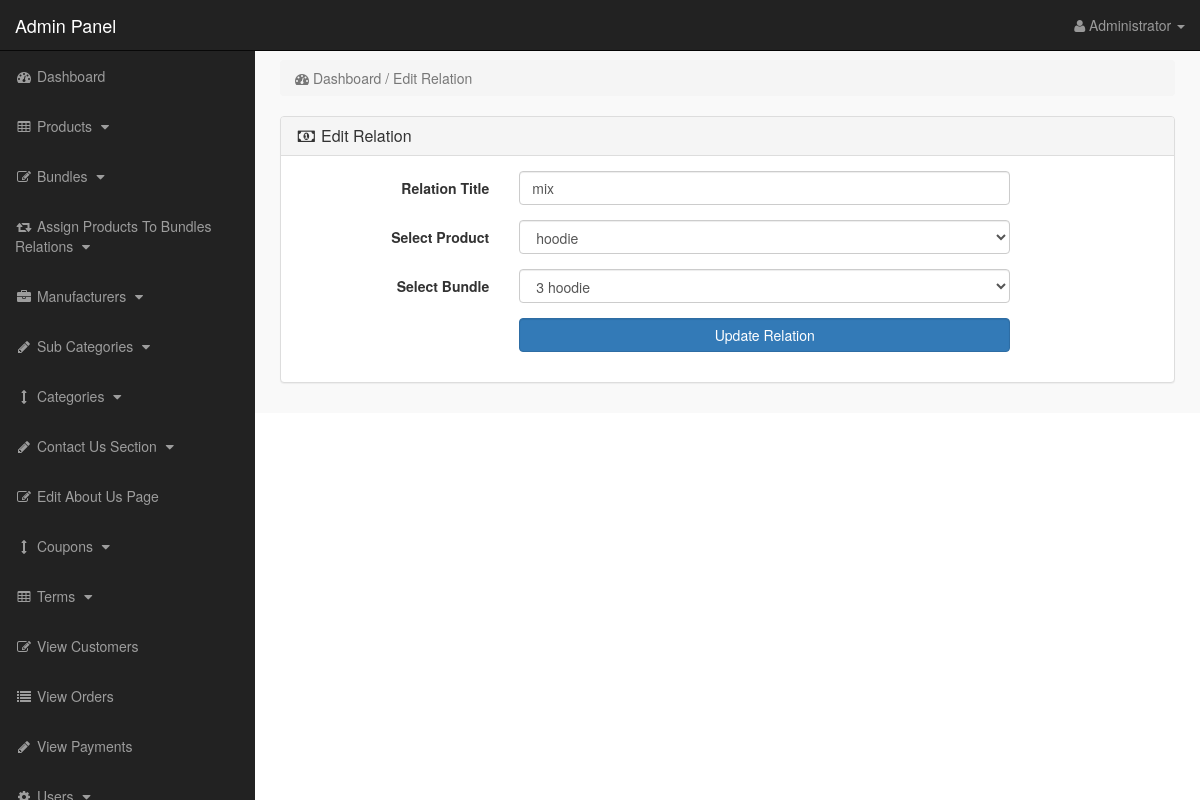
Page /admin_area/index.php?edit_rel=3 (signed in) on the committed database.
### tables this page shows
CREATE TABLE `bundle_product_relation` (
  `rel_id` int(10) NOT NULL,
  `rel_title` varchar(255) NOT NULL,
  `product_id` int(10) NOT NULL,
  `bundle_id` int(10) NOT NULL
);

CREATE TABLE `products` (
  `product_id` int(10) NOT NULL,
  `p_cat_id` int(10) NOT NULL,
  `cat_id` int(10) NOT NULL,
  `manufacturer_id` int(10) NOT NULL,
  `date` timestamp NOT NULL DEFAULT current_timestamp() ON UPDATE current_timestamp(),
  `product_title` text NOT NULL,
  `product_url` text NOT NULL,
  `product_img1` text NOT NULL,
  `product_img2` text NOT NULL,
  `product_img3` text NOT NULL,
  `product_price` int(10) NOT NULL,
  `product_psp_price` int(100) NOT NULL,
  `product_desc` text NOT NULL,
  `product_features` text NOT NULL,
  `product_video` text NOT NULL,
  `product_keywords` text NOT NULL,
  `product_label` text NOT NULL,
  `status` varchar(255) NOT NULL
);

### admin_area/edit_rel.php (the view, shortened to what this page needs)
<?php
if(!isset($_SESSION['admin_email'])){
echo "<script>window.open('login.php','_self')</script>";
}
else {
?>
<?php
if(isset($_GET['edit_rel'])){
$edit_id = $_GET['edit_rel'];
$edit_rel = "select * from bundle_product_relation where rel_id='$edit_id'";
$run_edit = mysqli_query($con,$edit_rel);
$row_edit = mysqli_fetch_array($run_edit);
$r_title = $row_edit['rel_title'];
$r_p = $row_edit['product_id'];
$r_b = $row_edit['bundle_id'];
$get_p = "select * from products where product_id='$r_p'";
$run_p = mysqli_query($con,$get_p);
$row_p = mysqli_fetch_array($run_p);
$p_id = $row_p['product_id'];
$p_title = $row_p['product_title'];
$get_b = "select * from products where product_id='$r_b'";
$run_b = mysqli_query($con,$get_b);
$row_b = mysqli_fetch_array($run_b);
$b_id = $row_b['product_id'];
$b_title = $row_b['product_title'];
}
?>
<div class="row">
<div class="col-lg-12">
<ol class="breadcrumb">
<li class="active">
<i class="fa fa-dashboard"></i> Dashboard / Edit Relation
</li>
</ol>
</div>
</div>
<div class="row">
<div class="col-lg-12">
<div class="panel panel-default">
<div class="panel-heading">
<h3 class="panel-title">
<i  class="fa fa-money fa-fw"></i> Edit Relation
</h3>
</div>
<div class="panel-body">
<form class="form-horizontal" action="" method="post">
<div class="form-group">
<label class="col-md-3 control-label"> Relation Title  </label>
<div class="col-md-7">
<input type="text" name="rel_title" class="form-control" value="<?php echo $r_title; ?>">
</div>
</div>
<div class="form-group">
<label class="col-md-3 control-label"> Select Product  </label>
<div class="col-md-7">
<select name="product_id" class="form-control">
<option value="<?php echo $p_id; ?>"> <?php echo $p_title; ?>  </option>
</select>
</div>
</div>
<div class="form-group">
<label class="col-md-3 control-label"> Select Bundle  </label>
<div class="col-md-7">
<select name="bundle_id" class="form-control">
<option value="<?php echo $b_id; ?>">  <?php echo $b_title; ?> </option>
</select>
</div>
</div>
<div class="form-group">
<label class="col-md-3 control-label"> </label>
<div class="col-md-7">
<input type="submit" name="update" class="btn btn-primary form-control" value="Update Relation">
</div>
</div>
</form>
</div>
</div>
</div>
</div>
<?php } ?>

### admin_area/includes/sidebar.php (shortened to what this page needs)
<?php
if(!isset($_SESSION['admin_email'])){
echo "<script>window.open('login.php','_self')</script>";
}
else {
?>
<nav class="navbar navbar-inverse navbar-fixed-top" >
<div class="navbar-header" >
<a class="navbar-brand" href="index.php?dashboard" >Admin Panel</a>
</div>
<ul class="nav navbar-right top-nav" >
<li class="dropdown" >
<a href="#" class="dropdown-toggle" data-toggle="dropdown" >
<i class="fa fa-user" ></i>
<?php echo $admin_name; ?> <b class="caret" ></b>
</a>
</li>
</ul>
<div class="collapse navbar-collapse navbar-ex1-collapse">
<ul class="nav navbar-nav side-nav">
<li>
<a href="index.php?dashboard">
<i class="fa fa-fw fa-dashboard"></i> Dashboard
</a>
</li>
<li>
<a href="#" data-toggle="collapse" data-target="#products">
<i class="fa fa-fw fa-table"></i> Products
<i class="fa fa-fw fa-caret-down"></i>
</a>
</li>
<li>
<a href="#" data-toggle="collapse" data-target="#bundles">
<i class="fa fa-fw fa-edit"></i> Bundles
<i class="fa fa-fw fa-caret-down"></i>
</a>
</li>
<li>
<a href="#" data-toggle="collapse" data-target="#relations">
<i class="fa fa-fw fa-retweet"></i> Assign Products To Bundles Relations
<i class="fa fa-fw fa-caret-down"></i>
</a>
</li>
<li>
<a href="#" data-toggle="collapse" data-target="#manufacturers">
<i class="fa fa-fw fa-briefcase"></i> Manufacturers
<i class="fa fa-fw fa-caret-down"></i>
</a>
</li>
<li>
<a href="#" data-toggle="collapse" data-target="#p_cat">
<i class="fa fa-fw fa-pencil"></i> Sub Categories
<i class="fa fa-fw fa-caret-down"></i>
</a>
</li>
<li>
<a href="#" data-toggle="collapse" data-target="#cat">
<i class="fa fa-fw fa-arrows-v"></i> Categories
<i class="fa fa-fw fa-caret-down"></i>
</a>
</li>
<li>
<a href="#" data-toggle="collapse" data-target="#contact_us">
<i class="fa fa-fw fa-pencil"> </i> Contact Us Section
<i class="fa fa-fw fa-caret-down"></i>
</a>
</li>
<li>
<a href="index.php?edit_about_us">
<i class="fa fa-fw fa-edit"></i> Edit About Us Page
</a>
</li>
<li>
<a href="#" data-toggle="collapse" data-target="#coupons">
<i class="fa fa-fw fa-arrows-v"></i> Coupons
<i class="fa fa-fw fa-caret-down"></i>
</a>
</li>
<li>
<a href="#" data-toggle="collapse" data-target="#terms" >
<i class="fa fa-fw fa-table"></i> Terms
<i class="fa fa-fw fa-caret-down"></i>
</a>
</li>
<li>
<a href="index.php?view_customers">
<i class="fa fa-fw fa-edit"></i> View Customers
</a>
</li>
<li>
<a href="index.php?view_orders">
<i class="fa fa-fw fa-list"></i> View Orders
</a>
</li>
<li>
<a href="index.php?view_payments">
<i class="fa fa-fw fa-pencil"></i> View Payments
</a>
</li>
<li>
<a href="#" data-toggle="collapse" data-target="#users">
<i class="fa fa-fw fa-gear"></i> Users
<i class="fa fa-fw fa-caret-down"></i>
</a>
</li>
</ul>
</div>
</nav>
<?php } ?>

### admin_area/css/style.css (style rules this page uses)
body { margin-top:100px; }
@media (min-width: 768px) { body { margin-top:50px; } }
.top-nav { padding:0 15px; }
.top-nav>li { display:inline-block; float:left; }
.top-nav>li>a { padding-top:15px; padding-bottom:15px; line-height:20px; color:#999; }
@media (min-width: 768px) { .side-nav { position:fixed; top:51px; width:255px; border-radius:0; overflow-y:auto; background-color: #222; bottom:0; overflow-x:hidden; padding-bottom:40px; } }
@media (min-width: 768px) { .side-nav>li>a { width:255px; } }
.panel-body { border-radius:5px; }

### rows in the picture
bundle_product_relation: rel_title "mix"
products: product_id "hoodie"
products: bundle_id "3 hoodie"

### other values in the picture
$admin_name "Administrator"
